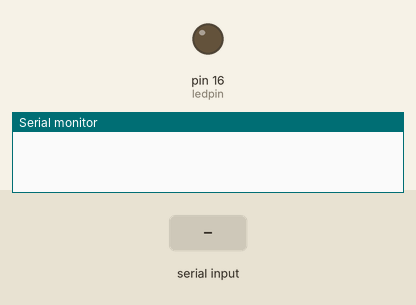
Simulated run of this sketch. Board: Arduino Uno, built with avr-gcc and run on an emulated ATmega328P. On the bench: output pins drawn as LEDs (lit = HIGH), the last lines printed to the serial monitor. Inputs (shaded band) come from the test bench.

Above: at 1.2 s.
1.3 s: "F" received over Serial
At 2.1 s:
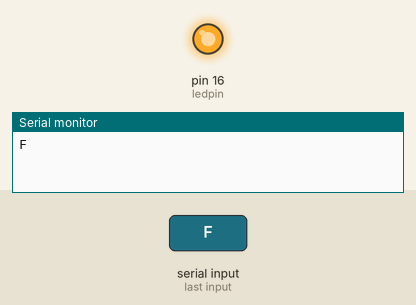
2.9 s: "O" received over Serial
At 3.6 s:
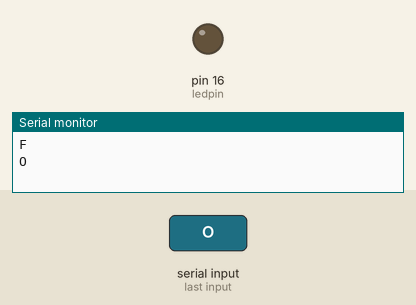
Timing chart, 0 to 5.9 s (numbered marks = the images above; inputs shaded):
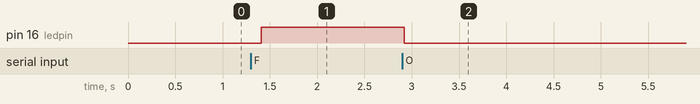

Measured:
- after the input at 1.3 s, pin 16 (ledpin): LOW → HIGH after 0.11 s
- after the input at 2.9 s, pin 16 (ledpin): HIGH → LOW at once

The sketch:

BLE_LED.ino
```cpp
int ledpin=16;
void setup()
{
  Serial.begin(9600);
  pinMode(ledpin, OUTPUT);
}
void loop()
{
   while (Serial.available() > 0) {
    delay(10);
       char inBufferserial = Serial.read();
       Serial.println(inBufferserial);
       if(inBufferserial=='O')
       {
        digitalWrite(ledpin, LOW);
       }
       else if(inBufferserial=='F')
       {
        digitalWrite(ledpin,HIGH);
       }
   }
   delay(100);
} 
```
